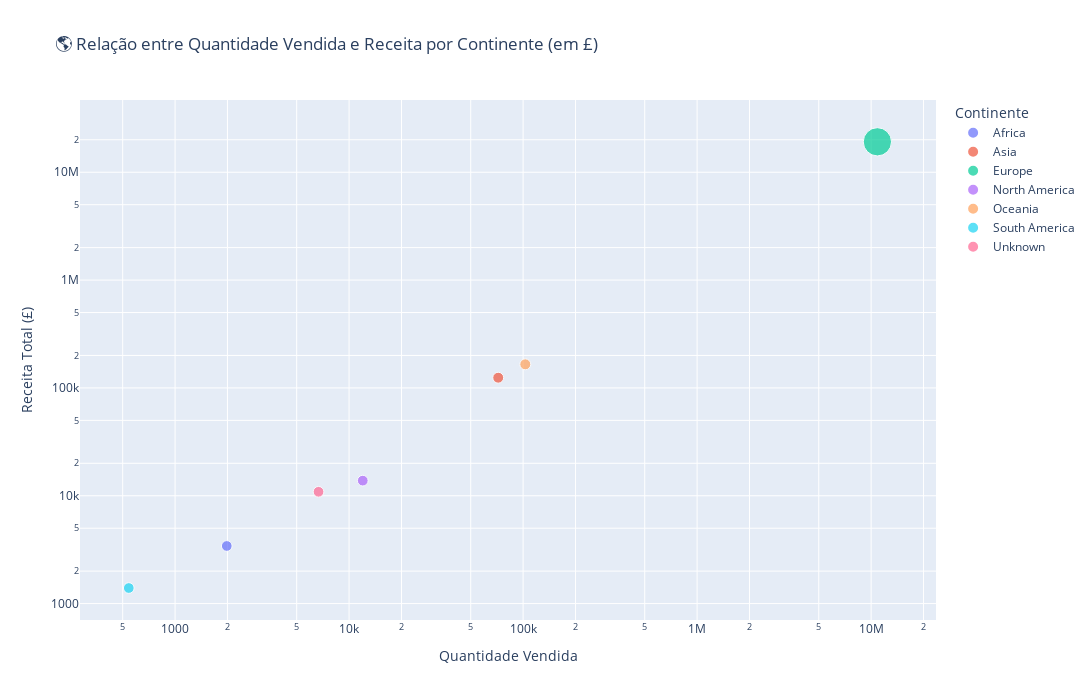

Write notebook code for a chart like this one.
### Code cell
# Definir tamanho mínimo e máximo para os pontos no gráfico
min_size = 10
max_size = 70

# Normalizar a coluna 'TotalPrice' para variar entre 0 e 1
# Depois escala para o intervalo definido (min_size a max_size)
size_norm = (df_continente['TotalPrice'] - df_continente['TotalPrice'].min()) / (df_continente['TotalPrice'].max() - df_continente['TotalPrice'].min())
df_continente['size_norm'] = size_norm * (max_size - min_size) + min_size

# Criar gráfico de dispersão (scatter) usando Plotly Express
fig = px.scatter(
    df_continente,
    x='Quantity',          # eixo X: quantidade vendida
    y='TotalPrice',        # eixo Y: receita total
    size='size_norm',      # tamanho do ponto proporcional à receita (normalizada)
    color='Continent',     # cor dos pontos por continente
    hover_name='Continent',# nome exibido ao passar o mouse
    labels={
        'Quantity': 'Quantidade Vendida',
        'TotalPrice': 'Receita Total (£)',
        'Continent': 'Continente'
    },
    title='🌎 Relação entre Quantidade Vendida e Receita por Continente (em £)',
)

# Ajustar layout do gráfico
fig.update_layout(
    xaxis=dict(title='Quantidade Vendida', type='log'),  # escala logarítmica no eixo X
    yaxis=dict(title='Receita Total (£)', type='log'),   # escala logarítmica no eixo Y
    width=1200,
    height=700,
    legend_title_text='Continente',
)

# Exibir gráfico
fig.show()

### Figure 1 — Plotly figure (JSON) as saved in the notebook; plotly's stock layout.template omitted (floating-point values rounded to 4 significant figures)
{"data": [{"hovertemplate": "<b>%{hovertext}</b><br><br>Continente=Africa<br>Quantidade Vendida=%{x}<br>Receita Total (£)=%{y}<br>size_norm=%{marker.size}<extra></extra>", "hovertext": ["Africa"], "legendgroup": "Africa", "marker": {"color": "#636efa", "size": [10.01], "sizemode": "area", "sizeref": 0.175, "symbol": "circle"}, "mode": "markers", "name": "Africa", "orientation": "v", "showlegend": true, "type": "scatter", "x": [1982], "xaxis": "x", "y": [3422.0], "yaxis": "y"}, {"hovertemplate": "<b>%{hovertext}</b><br><br>Continente=Asia<br>Quantidade Vendida=%{x}<br>Receita Total (£)=%{y}<br>size_norm=%{marker.size}<extra></extra>", "hovertext": ["Asia"], "legendgroup": "Asia", "marker": {"color": "#EF553B", "size": [10.39], "sizemode": "area", "sizeref": 0.175, "symbol": "circle"}, "mode": "markers", "name": "Asia", "orientation": "v", "showlegend": true, "type": "scatter", "x": [71938], "xaxis": "x", "y": [124400.0], "yaxis": "y"}, {"hovertemplate": "<b>%{hovertext}</b><br><br>Continente=Europe<br>Quantidade Vendida=%{x}<br>Receita Total (£)=%{y}<br>size_norm=%{marker.size}<extra></extra>", "hovertext": ["Europe"], "legendgroup": "Europe", "marker": {"color": "#00cc96", "size": [70.0], "sizemode": "area", "sizeref": 0.175, "symbol": "circle"}, "mode": "markers", "name": "Europe", "orientation": "v", "showlegend": true, "type": "scatter", "x": [10862291], "xaxis": "x", "y": [19150000.0], "yaxis": "y"}, {"hovertemplate": "<b>%{hovertext}</b><br><br>Continente=North America<br>Quantidade Vendida=%{x}<br>Receita Total (£)=%{y}<br>size_norm=%{marker.size}<extra></extra>", "hovertext": ["North America"], "legendgroup": "North America", "marker": {"color": "#ab63fa", "size": [10.04], "sizemode": "area", "sizeref": 0.175, "symbol": "circle"}, "mode": "markers", "name": "North America", "orientation": "v", "showlegend": true, "type": "scatter", "x": [11986], "xaxis": "x", "y": [13810.0], "yaxis": "y"}, {"hovertemplate": "<b>%{hovertext}</b><br><br>Continente=Oceania<br>Quantidade Vendida=%{x}<br>Receita Total (£)=%{y}<br>size_norm=%{marker.size}<extra></extra>", "hovertext": ["Oceania"], "legendgroup": "Oceania", "marker": {"color": "#FFA15A", "size": [10.51], "sizemode": "area", "sizeref": 0.175, "symbol": "circle"}, "mode": "markers", "name": "Oceania", "orientation": "v", "showlegend": true, "type": "scatter", "x": [102932], "xaxis": "x", "y": [165400.0], "yaxis": "y"}, {"hovertemplate": "<b>%{hovertext}</b><br><br>Continente=South America<br>Quantidade Vendida=%{x}<br>Receita Total (£)=%{y}<br>size_norm=%{marker.size}<extra></extra>", "hovertext": ["South America"], "legendgroup": "South America", "marker": {"color": "#19d3f3", "size": [10.0], "sizemode": "area", "sizeref": 0.175, "symbol": "circle"}, "mode": "markers", "name": "South America", "orientation": "v", "showlegend": true, "type": "scatter", "x": [542], "xaxis": "x", "y": [1394.0], "yaxis": "y"}, {"hovertemplate": "<b>%{hovertext}</b><br><br>Continente=Unknown<br>Quantidade Vendida=%{x}<br>Receita Total (£)=%{y}<br>size_norm=%{marker.size}<extra></extra>", "hovertext": ["Unknown"], "legendgroup": "Unknown", "marker": {"color": "#FF6692", "size": [10.03], "sizemode": "area", "sizeref": 0.175, "symbol": "circle"}, "mode": "markers", "name": "Unknown", "orientation": "v", "showlegend": true, "type": "scatter", "x": [6675], "xaxis": "x", "y": [10880.0], "yaxis": "y"}], "layout": {"height": 700, "legend": {"itemsizing": "constant", "title": {"text": "Continente"}, "tracegroupgap": 0}, "title": {"text": "🌎 Relação entre Quantidade Vendida e Receita por Continente (em £)"}, "width": 1200, "xaxis": {"anchor": "y", "domain": [0, 1], "title": {"text": "Quantidade Vendida"}, "type": "log"}, "yaxis": {"anchor": "x", "domain": [0, 1], "title": {"text": "Receita Total (£)"}, "type": "log"}}}
